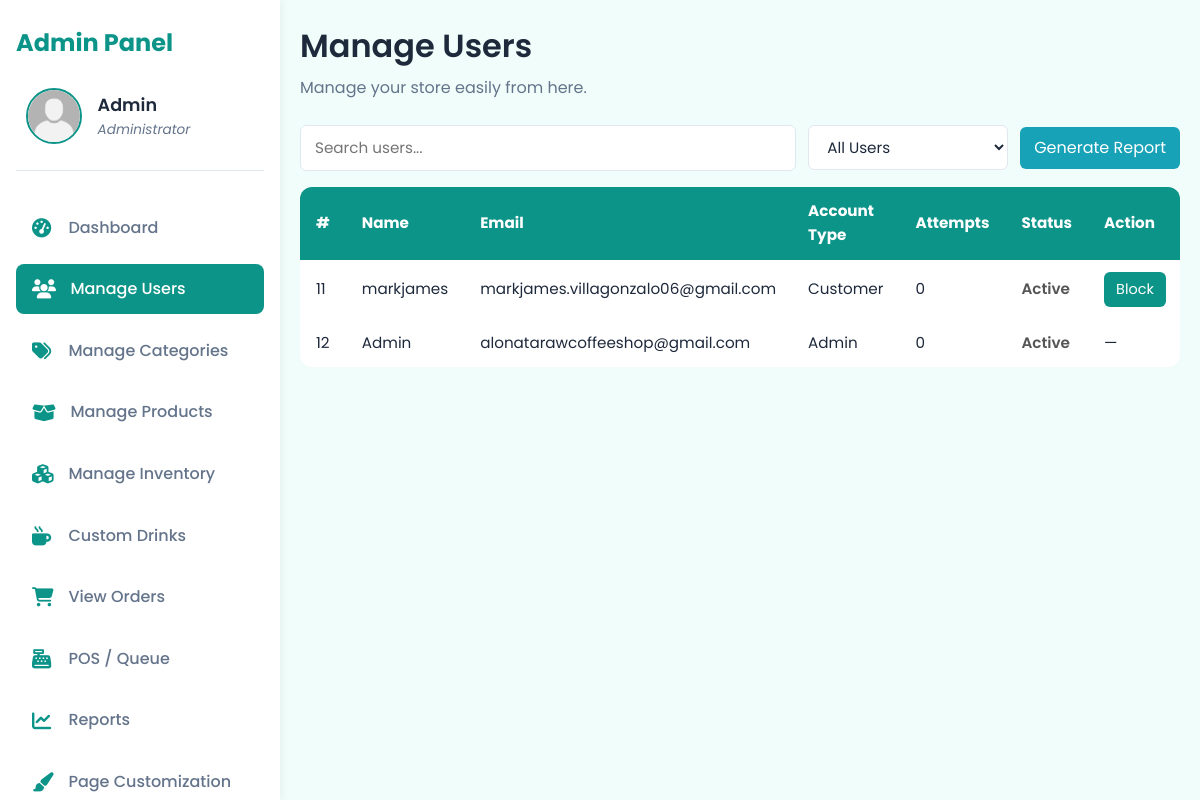
The page /dashboard/admin/manage-users.php (signed in) on the database its author committed.
### tables this page shows
CREATE TABLE `users` (
  `id` int(11) NOT NULL,
  `name` varchar(100) DEFAULT NULL,
  `email` varchar(100) DEFAULT NULL,
  `password` varchar(255) DEFAULT NULL,
  `account_type` enum('admin','customer') DEFAULT 'customer',
  `email_verified` tinyint(1) DEFAULT 0,
  `verification_code` varchar(6) DEFAULT NULL,
  `reset_code` varchar(6) DEFAULT NULL,
  `created_at` timestamp NOT NULL DEFAULT current_timestamp(),
  `full_name` varchar(150) DEFAULT NULL,
  `address` text DEFAULT NULL,
  `age` int(11) DEFAULT NULL,
  `birthday` date DEFAULT NULL,
  `profile_image` varchar(255) DEFAULT NULL,
  `failed_attempts` int(11) DEFAULT 0,
  `is_blocked` tinyint(1) DEFAULT 0
);

### dashboard/admin/manage-users.php (the view, shortened to what this page needs)
<?php
require '../../config/db.php';
$stmt = $conn->query("SELECT id, name, email, account_type, failed_attempts, is_blocked FROM users");
$users = $stmt->fetchAll(PDO::FETCH_ASSOC);
?>
<!DOCTYPE html>
<html lang="en">
<head>
  <link rel="stylesheet" href="/alon_at_araw/assets/global.css"/>
  <link rel="stylesheet" href="/alon_at_araw/assets/styles/root-admin.css">
  <link rel="stylesheet" href="/alon_at_araw/assets/styles/manage-users.css"/>
  <link rel="stylesheet" href="/alon_at_araw/assets/fonts/font.css">
  <link rel="stylesheet" href="https://cdnjs.cloudflare.com/ajax/libs/jquery-toast-plugin/1.3.2/jquery.toast.min.css" />
  <link rel="stylesheet" href="https://cdnjs.cloudflare.com/ajax/libs/font-awesome/6.4.0/css/all.min.css"/>
</head>
<body>
<div class="main-container">
  <?php include '../../includes/admin-sidebar.php'; ?>
<div class="content-wrapper">
  <main class="user-management">
    <h1>Manage Users</h1>
    <p class="subtitle">Manage your store easily from here.</p>
    <div class="user-controls">
      <input type="text" id="searchInput" placeholder="Search users..." class="search-input" />
      <div class="filter-dropdown">
        <select id="filterSelect" class="filter-select">
          <option value="all">All Users</option>
        </select>
      </div>
      <button class="btn-generate-report" onclick="generatePDF()">Generate Report</button>
</div>
    <div class="table-container">
      <table class="user-table">
        <thead>
          <tr>
            <th>#</th>
            <th>Name</th>
            <th>Email</th>
            <th>Account Type</th>
            <th>Attempts</th>
            <th>Status</th>
            <th>Action</th>
          </tr>
        </thead>
        <tbody>
          <?php foreach ($users as $user): ?>
            <tr class="<?= $user['is_blocked'] && $user['account_type'] !== 'admin' ? 'blocked-row' : '' ?>">
              <td><?= $user['id'] ?></td>
              <td><?= htmlspecialchars($user['name']) ?></td>
              <td><?= htmlspecialchars($user['email']) ?></td>
              <td><?= ucfirst($user['account_type']) ?></td>
              <td><?= $user['failed_attempts'] ?></td>
              <td class="status-cell"><?= $user['is_blocked'] && $user['account_type'] !== 'admin' ? 'Blocked' : 'Active' ?></td>
              <td>
              <?php if ($user['account_type'] !== 'admin'): ?>
                <?php if ($user['is_blocked']): ?>
                  <button class="btn-unblock" data-user-id="<?= $user['id'] ?>">Unblock</button>
                <?php else: ?>
                  <button class="btn-block" data-user-id="<?= $user['id'] ?>">Block</button>
                <?php endif; ?>
              <?php else: ?>
                &mdash;
              <?php endif; ?>
            </td>
            </tr>
          <?php endforeach; ?>
        </tbody>
      </table>
    </div>
  </main>
</div>
</div>
</body>
</html>

### includes/admin-sidebar.php (shortened to what this page needs)
<?php
$currentPage = basename($_SERVER['PHP_SELF']);
require_once __DIR__ . '/../config/db.php';
$stmt = $conn->prepare("SELECT name, profile_image FROM users WHERE id = ?");
$stmt->execute([$_SESSION['user_id']]);
$admin = $stmt->fetch();
$rawPath = $admin['profile_image'] ?? '';
$cleanPath = preg_replace('#^(\.\./)+#', '', $rawPath);
$profileImagePath = $cleanPath
    ? '/alon_at_araw/' . $cleanPath
    : '/alon_at_araw/assets/images/avatar.png';
?>
<!DOCTYPE html>
<html lang="en">
<head>
    <link rel="stylesheet" href="/alon_at_araw/assets/global.css"/>
    <link rel="stylesheet" href="/alon_at_araw/assets/styles/root-admin.css">
    <link rel="stylesheet" href="/alon_at_araw/assets/styles/admin-sidebar.css"/>
    <link rel="stylesheet" href="/alon_at_araw/assets/fonts/font.css">
    <link rel="stylesheet" href="https://cdnjs.cloudflare.com/ajax/libs/jquery-toast-plugin/1.3.2/jquery.toast.min.css" />
    <link rel="stylesheet" href="https://cdnjs.cloudflare.com/ajax/libs/font-awesome/6.4.0/css/all.min.css"/>
</head>
<body>
<aside class="sidebar">
  <div class="sidebar-header">
  <h2>Admin Panel</h2>
  <a href="admin-profile.php" class="admin-profile-link">
    <div class="admin-profile">
      <img src="<?= htmlspecialchars($profileImagePath) ?>" alt="Admin Profile" class="profile-pic" />
      <div class="admin-info">
        <span class="admin-name"><?= htmlspecialchars($admin['name']) ?></span>
        <small class="admin-role">Administrator</small>
      </div>
    </div>
  </a>
</div>
  <nav class="nav-links">
    <ul>
      <li><a href="dashboard.php" class="<?= $currentPage === 'dashboard.php' ? 'active' : '' ?>"><i class="fas fa-tachometer-alt"></i> Dashboard</a></li>
      <li><a href="manage-users.php" class="<?= $currentPage === 'manage-users.php' ? 'active' : '' ?>"><i class="fas fa-users"></i> Manage Users</a></li>
      <li><a href="manage-categories.php" class="<?= $currentPage === 'manage-categories.php' ? 'active' : '' ?>"><i class="fas fa-tags"></i> Manage Categories</a></li>
      <li><a href="manage-products.php" class="<?= $currentPage === 'manage-products.php' ? 'active' : '' ?>"><i class="fas fa-box-open"></i> Manage Products</a></li>
      <li><a href="inventory.php" class="<?= $currentPage === 'inventory.php' ? 'active' : '' ?>"><i class="fas fa-cubes"></i> Manage Inventory</a></li>
      <li><a href="custom-drinks.php" class="<?= $currentPage === 'custom-drinks.php' ? 'active' : '' ?>"><i class="fas fa-mug-hot"></i> Custom Drinks</a></li>
      <li><a href="view-orders.php" class="<?= $currentPage === 'view-orders.php' ? 'active' : '' ?>"><i class="fas fa-shopping-cart"></i> View Orders</a></li>
      <li><a href="pos.php" class="<?= $currentPage === 'pos.php' ? 'active' : '' ?>"><i class="fas fa-cash-register"></i> POS / Queue</a></li>
      <li><a href="reports.php" class="<?= $currentPage === 'reports.php' ? 'active' : '' ?>"><i class="fas fa-chart-line"></i> Reports</a></li>
      <li><a href="customize-site.php" class="<?= $currentPage === 'customize-site.php' ? 'active' : '' ?>"><i class="fas fa-paint-brush"></i> Page Customization</a></li>
    </ul>
  </nav>
</aside>
</body>
</html>

### assets/global.css (style rules this page uses)
* { margin: 0; padding: 0; box-sizing: border-box; }
html { scroll-behavior: smooth; }
body { font-family: 'Poppins', sans-serif; font-size: 16px; line-height: 1.6; background-color: #fff; color: #000; }
a { text-decoration: none; color: inherit; }
button { cursor: pointer; border: none; outline: none; font: inherit; }
input, select, textarea { font: inherit; border: 1px solid #ccc; padding: 0.5rem; border-radius: 4px; }
h1, h2, h3, h4, h5, h6 { font-weight: 600; color: inherit; }
p { margin: 0 0 1rem 0; }

### assets/styles/root-admin.css (style rules this page uses)
:root { --sidebar-width: 280px; --color-primary: #0d9488; --color-primary-hover: #0f766e; --color-bg: #f0fdfa; --color-sidebar-bg: #ffffff; --color-text-primary: #1e293b; --color-text-secondary: #64748b; --color-text-hover: #0d9488; --color-border: #e2e8f0; --color-shadow: rgba(0, 0, 0, 0.05); --color-error: #b30000; --color-success: #28a745; --color-warning: #ffc107; --color-info: #17a2b8; --color-bg-error: #ffe5e5; --color-bg-success: #e5ffe5; --color-bg-warning: #fff8e5; }

### assets/styles/manage-users.css (style rules this page uses)
.main-container { display: flex; min-height: 100vh; width: 100%; background-color: var(--color-bg); }
.content-wrapper { margin-left: var(--sidebar-width); flex-grow: 1; padding: 20px; background-color: var(--color-bg); overflow-x: auto; }
.user-controls { display: flex; flex-wrap: wrap; justify-content: space-between; align-items: center; gap: 12px; margin-bottom: 1rem; }
.search-input { flex: 1 1 250px; padding: 10px 14px; border: 1px solid var(--color-border); border-radius: 6px; font-size: 0.95rem; outline: none; }
.filter-dropdown { width: 200px; }
.filter-select { width: 100%; padding: 10px 14px; border: 1px solid var(--color-border); border-radius: 6px; font-size: 0.95rem; outline: none; background: white; color: var(--color-text-primary); }
.btn-generate-report { background: var(--color-info); color: white; padding: 8px 14px; border: none; border-radius: 6px; cursor: pointer; transition: background 0.2s; }
.user-management h1 { font-size: 2rem; color: var(--color-text-primary); margin-bottom: 0.25rem; }
.user-management .subtitle { color: var(--color-text-secondary); margin-bottom: 1.5rem; }
.table-container { overflow-x: auto; background: #fff; border-radius: 12px; }
.user-table { width: 100%; border-collapse: collapse; font-size: 0.95rem; }
.user-table thead { background-color: var(--color-primary); color: #fff; }
.user-table th, .user-table td { padding: 12px 16px; text-align: left; }
.user-table tbody tr { transition: background-color 0.2s ease; }
.status-cell { font-weight: 600; color: #555; }
.btn-unblock, .btn-block { padding: 6px 12px; background-color: var(--color-primary); color: #fff; border: none; border-radius: 6px; font-size: 0.9rem; cursor: pointer; transition: background-color 0.2s ease; }

### rows shown on the page
users: name "Admin", id "12", email "alonatarawcoffeeshop@gmail.com", account_type "Admin", failed_attempts "0", is_blocked "Active"
users: id "11", name "markjames", email "markjames.villagonzalo06@gmail.com", account_type "Customer", failed_attempts "0", is_blocked "Active"
